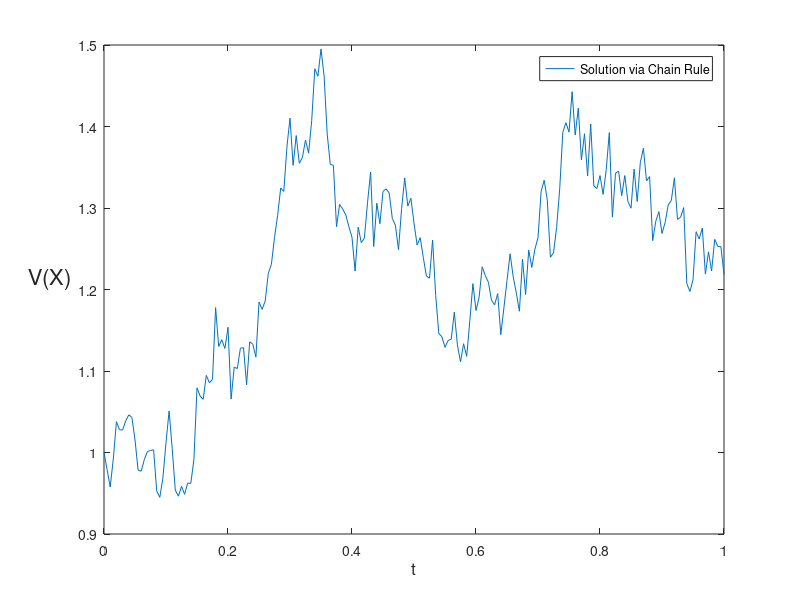

Recreate this plot in MATLAB.
%CHAIN Test stochastic Chain Rule
% Solve SDE for V(X) = sqrt(X) where X solves
% dX = (alpha - X) dt + beta sqrt(X) dW, X(0) = Xzero,
%/ with alpha = 2, beta = 1 and Xzero = 1.
% Xemi is Euler-Maruyama solution for X.
% Xem2 is Euler-Maruyama solution of SDE for V from Chain Rule.
% Hence, we compare sqrt(Xeml) and Xem2.
% Note: abs is used for safety inside sqrt, but has no effect in this case.
randn('state',100)
alpha = 2; beta = 1; T = 1; N = 200; dt = T/N;
Xzero = 1; Xzero2 = 1/sqrt(Xzero);
Dt = dt;
Xem2 = zeros(1,N);
Xtemp2 = Xzero2;
for j = 1:N
Winc = sqrt(dt)*randn;
%f1 = (alpha-Xtemp1);
%g1 = beta*sqrt(abs(Xtemp1));
%Xtemp1 = Xtemp1 + Dt*f1 + Winc*g1;
%Xem1(j) = Xtemp1;
f2 = (4*alpha-beta^2)/(8*Xtemp2) - Xtemp2/2;
g2 = beta/2;
Xtemp2 = Xtemp2 + Dt*f2 + Winc*g2;
Xem2(j) = Xtemp2;
end
% Problem parameters
% EM steps of size Dt = dt
% preallocate for efficiency
plot([0:Dt:T],[Xzero,Xem2])
legend('Solution via Chain Rule')
xlabel('t','FontSize',12)
ylabel('V(X)', 'FontSize',16, 'Rotation',0, 'HorizontalAlignment','right')
%Xdiff = norm(sqrt(Xem1) - Xem2,'inf')